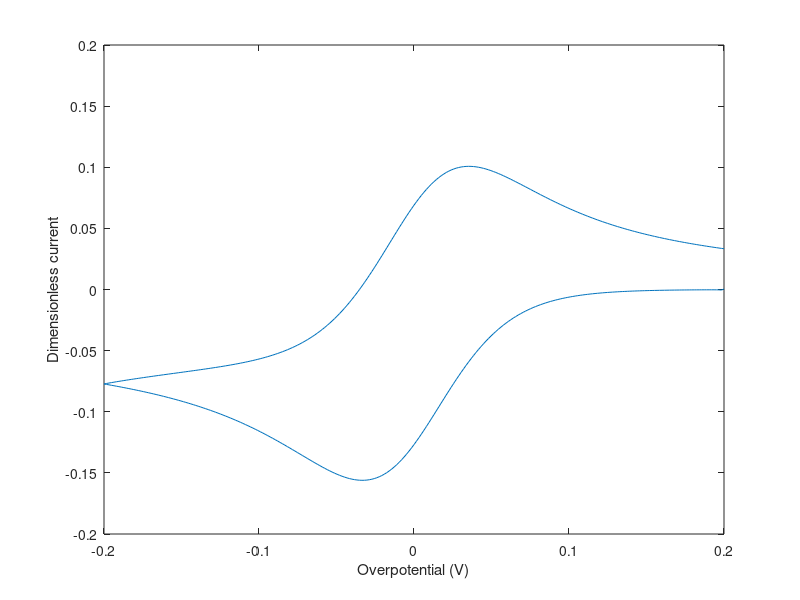

MATLAB code to generate this figure:
% CV simulation - Bard and Faulkner, Appendix B
% Peter Attia
% Updated September 12, 2017

clear, clc, close all

%%% INDEPENDENT VARIABLES %%%
C      = 1.0;   % [=] mol/cm^3, initial concentration of O. Default = 1.0
D      = 1E-5;  % [=] cm^2/s, O & R diffusion coefficient. Default = 1E-5
etai   = +0.2;  % [=] V, initial overpotential (relative to redox potential). Default = +0.2
etaf   = -0.2;  % [=] V, final overpotential (relative to redox potential). Default = -0.2
v      = 1E-3;  % [=] V/s, sweep rate. Default = 1E-3
n      = 1.0;   % [=] number of electrons transfered. Default = 1
alpha  = 0.5;   % [=] dimensionless charge-transfer coefficient. Default = 0.5
k0     = 0.01;  % [=] cm/s, electrochemical rate constant. Default = 1E-2
k1     = 0;    % [=] 1/s, chemical rate constant. Default = 0

%%% CONSTANTS %%%
F      = 96485;   % [=] C/mol, Faraday's constant
R      = 8.3145;  % [=] J/mol-K, ideal gas constant
T      = 298.15;  % [=] K, temperature. Default = 298.15
f      = F/(R*T); % [=] 1/V, normalized Faraday's constant at room temperature

%%% SIMULATION VARIABLES %%%
L      = 500;    % [=] number of iterations per t_k (pg 790). Default = 500
DM     = 0.45;   % [=] model diffusion coefficient (pg 788). Default = 0.45

%%% DERIVED CONSTANTS %%%
j      = ceil(4.2*L^0.5)+5;   % [=] number of boxes (pg 792-793). If L~200, j=65
Deta   = etai-etaf;           % [=] s, time of one scan (pg 790)
tk     = 2*Deta/v;            % [=] s, characteristic exp. time (pg 790). In this case, total time of fwd and rev scans
Dt     = tk/L;                % [=] s, delta time (Eqn B.1.10, pg 790)
Dx     = sqrt(D*Dt/DM);       % [=] cm, delta x (Eqn B.1.13, pg 791)
ktk    = k1*tk;               % [=] dimensionless kinetic parameter (Eqn B.3.7, pg 797)
km     = ktk/L;               % [=] normalized dimensionless kinetic parameter (see bottom of pg 797)
Lambda = k0/(D*f*v)^0.5;      % [=] dimensionless reversibility parameter (Eqn 6.4.4, pg. 236-239)

if km>0.1
    warning(['k_c*t_k/l equals ' num2str(km) ...
        ', which exceeds the upper limit of 0.1 (see B&F, pg 797)'])
end

%%% START SIMULATION %%%
k = 0:L;
t = Dt * k;
eta1 = etai - v*t; % negative scan
eta2 = etaf + v*t; % positive scan
eta = [eta1(eta1>etaf) eta2(eta2<=etai)]'; % eta includes both fwd and rev
Enorm = eta*f;
kf = ( k0*tk*exp(  -alpha *n*Enorm) )./( sqrt(DM*L)*Dx );
kb = ( k0*tk*exp((1-alpha)*n*Enorm) )./( sqrt(DM*L)*Dx );

O = C*ones(L+1,j); % Initial concentrations of O
R = zeros(L+1,j);  % Initial concentrations of R
Z = zeros(L+1,1);  % Dimensionless current

% First dimensionless current (pg 792)
Z(1) = ( kf(1)*O(1,2) - kb(1)*R(1,2) ) ./ (1 + kf(1) + kb(1));

% k = time index. j = distance index
for i1 = 2:length(k)
    % Update surface concentrations
    Z(i1)   = ( kf(i1).*O(i1,2) - kb(i1).*R(i1,2) ) ./ (1 + kf(i1) + kb(i1));
    O(i1,1) = O(i1,2) - Z(i1) + km*R(i1-1,1);
    R(i1,1) = R(i1,2) + Z(i1) - km*R(i1-1,1);

    % Update bulk concentrations of O and R
    for i2 = 2:j-1
        O(i1,i2) = O(i1-1,i2) + DM*(O(i1-1,i2+1)+O(i1-1,i2-1)-2*O(i1-1,i2)) ...
            + km * R(i1-1,i2);

        R(i1,i2) = R(i1-1,i2) + DM*(R(i1-1,i2+1)+R(i1-1,i2-1)-2*R(i1-1,i2)) ...
            - km * R(i1-1,i2);
    end

    % Update current.
    % We flip the sign of current because the Bard and Faulkner current
    % convention is weird
    Z(i1)   = -( kf(i1).*O(i1,2) - kb(i1).*R(i1,2) ) ./ (1 + kf(i1) + kb(i1));
end

plot(eta,Z)
xlabel('Overpotential (V)'), ylabel('Dimensionless current')
